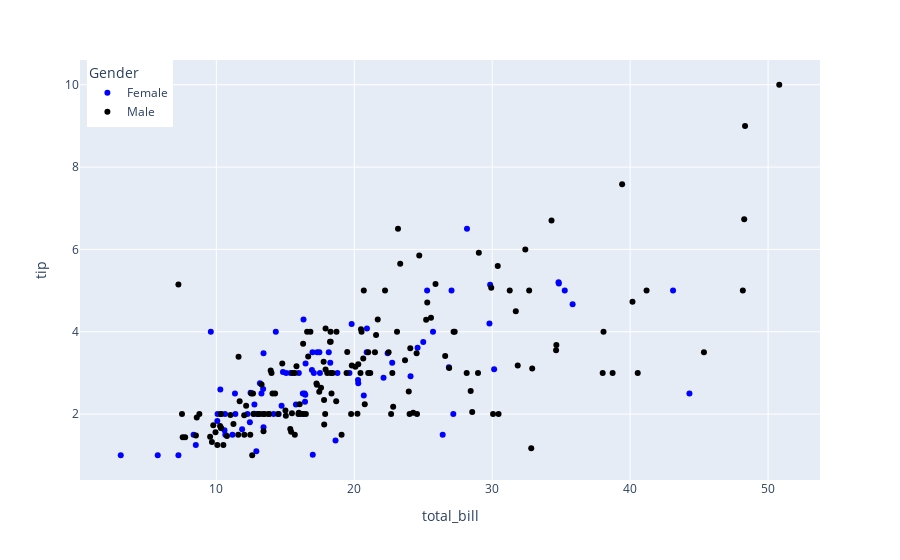

Notebook cell for this chart:
### Code cell
fig=px.scatter(df,x='total_bill',y='tip',color='sex',color_discrete_map={'Female':'blue','Male':'black'})
fig.update_layout(legend={
    "title":'Gender',
    "yanchor":'top',
    "xanchor":'left',
    'x':0.01
})
#fig.show()

### Figure 1 — Plotly figure (JSON) as saved in the notebook; plotly's stock layout.template omitted (floating-point values rounded to 4 significant figures; data arrays with more than 128 entries replaced by an {"elided": "..."} marker saying what was removed)
{"data": [{"hovertemplate": "sex=Female<br>total_bill=%{x}<br>tip=%{y}<extra></extra>", "legendgroup": "Female", "marker": {"color": "blue", "symbol": "circle"}, "mode": "markers", "name": "Female", "orientation": "v", "showlegend": true, "type": "scatter", "x": [16.99, 24.59, 35.26, 14.83, 10.33, 16.97, 20.29, 15.77, 19.65, 15.06, 20.69, 16.93, 10.29, 34.81, 26.41, 16.45, 3.07, 17.07, 26.86, 25.28, 14.73, 10.07, 34.83, 5.75, 16.32, 22.75, 11.35, 15.38, 44.3, 22.42, 20.92, 14.31, 7.25, 25.71, 17.31, 10.65, 12.43, 24.08, 13.42, 12.48, 29.8, 14.52, 11.38, 20.27, 11.17, 12.26, 18.26, 8.51, 10.33, 14.15, 13.16, 17.47, 27.05, 16.43, 8.35, 18.64, 11.87, 29.85, 25, 13.39, 16.21, 17.51, 10.59, 10.63, 9.6, 20.9, 18.15, 19.81, 43.11, 13, 12.74, 13, 16.4, 16.47, 12.76, 13.27, 28.17, 12.9, 30.14, 13.42, 15.98, 16.27, 10.09, 22.12, 35.83, 27.18, 18.78], "xaxis": "x", "y": [1.01, 3.61, 5, 3.02, 1.67, 3.5, 2.75, 2.23, 3, 3, 2.45, 3.07, 2.6, 5.2, 1.5, 2.47, 1, 3, 3.14, 5, 2.2, 1.83, 5.17, 1, 4.3, 3.25, 2.5, 3, 2.5, 3.48, 4.08, 4, 1, 4, 3.5, 1.5, 1.8, 2.92, 1.68, 2.52, 4.2, 2, 2, 2.83, 1.5, 2, 3.25, 1.25, 2, 2, 2.75, 3.5, 5, 2.3, 1.5, 1.36, 1.63, 5.14, 3.75, 2.61, 2, 3, 1.61, 2, 4, 3.5, 3.5, 4.19, 5, 2, 2.01, 2, 2.5, 3.23, 2.23, 2.5, 6.5, 1.1, 3.09, 3.48, 3, 2.5, 2, 2.88, 4.67, 2, 3], "yaxis": "y"}, {"hovertemplate": "sex=Male<br>total_bill=%{x}<br>tip=%{y}<extra></extra>", "legendgroup": "Male", "marker": {"color": "black", "symbol": "circle"}, "mode": "markers", "name": "Male", "orientation": "v", "showlegend": true, "type": "scatter", "x": {"elided": "157 float values"}, "xaxis": "x", "y": {"elided": "157 float values"}, "yaxis": "y"}], "layout": {"legend": {"title": {"text": "Gender"}, "tracegroupgap": 0, "x": 0.01, "xanchor": "left", "yanchor": "top"}, "margin": {"t": 60}, "xaxis": {"anchor": "y", "domain": [0, 1], "title": {"text": "total_bill"}}, "yaxis": {"anchor": "x", "domain": [0, 1], "title": {"text": "tip"}}}}
